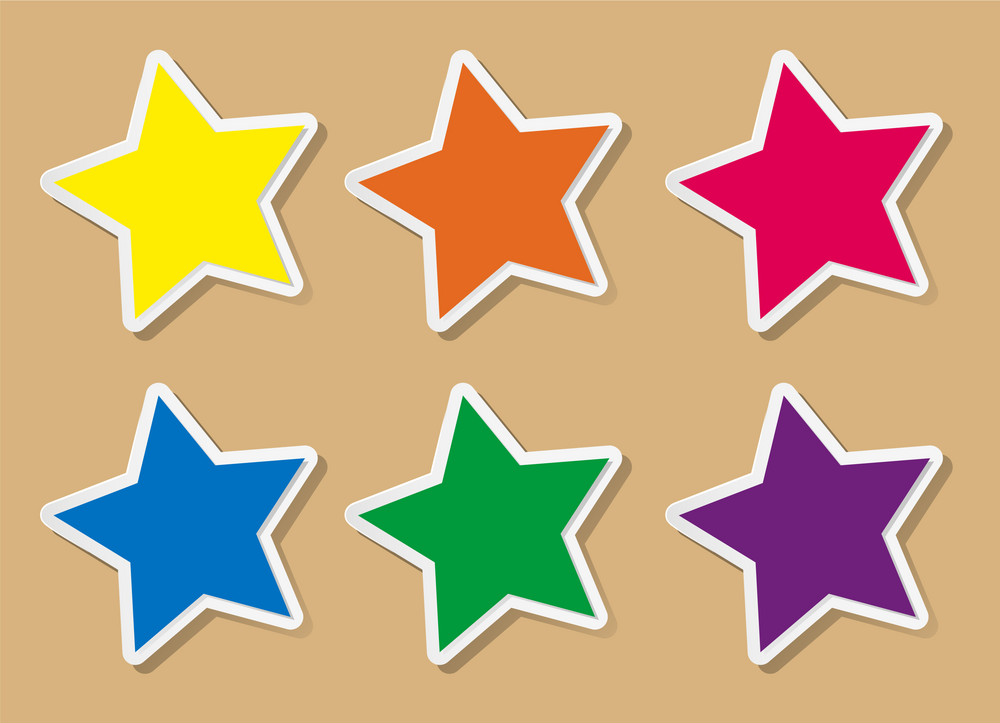
#> input picture src/image.png, 1000 x 723 px, found by its file name
$ python ex1_e.py
#> lines starting #> are read from the running program, lines starting #| are printed output that depends on the picture; after the words box and inside, x2 and y2 are one past the last pixel; in counts of white or black regions, pixels touching at a corner belong together
### src/insert.py
import cv2
def insertID(image,ID):

    # image = cv2.imread(path)


    # font
    font = cv2.FONT_HERSHEY_SIMPLEX

    # org
    org = (5,30)

    # fontScale
    fontScale = 1

    # Blue color in BGR
    color = (255, 0 ,0)

    # Line thickness of 2 px
    thickness = 1

    # Using cv2.putText() method
    image = cv2.putText(image, ID, org, font,
                    fontScale, color, thickness, cv2.LINE_AA)
    return image

### src/ex1_e.py
import cv2
import insert
import numpy as np

imagePath = r"./src/image.png"


def toBinaryImg():
  image = cv2.imread(imagePath)
#> image is the input picture: shape (723, 1000, 3); mean B, G, R 127.2, 167.4, 198.8
  gray = cv2.cvtColor(image, cv2.COLOR_BGR2GRAY)
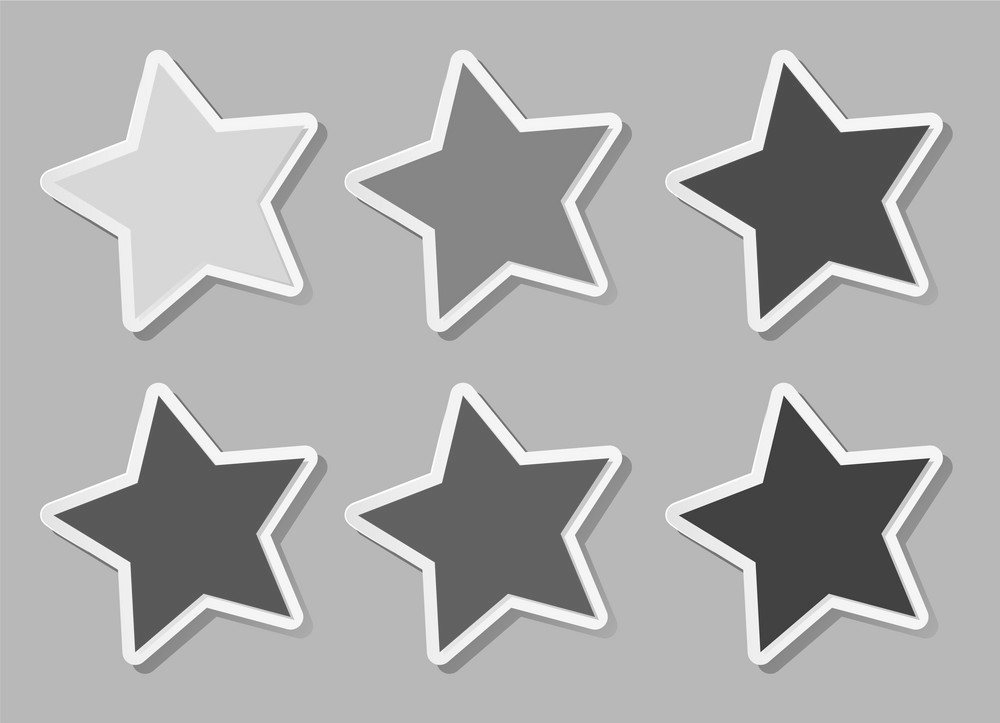
#> gray: shape (723, 1000); min 42, max 255, mean 172.1

  # Nếu chỉ dùng 1 threshold thì sẽ có một ngôi sao không được tô màu nên ta phải dùng nhiều threshold
	# Lấy threshold của ngoi sao bị lỗi
  (thresh, th1) = cv2.threshold(gray, 190, 255, cv2.THRESH_TOZERO_INV)
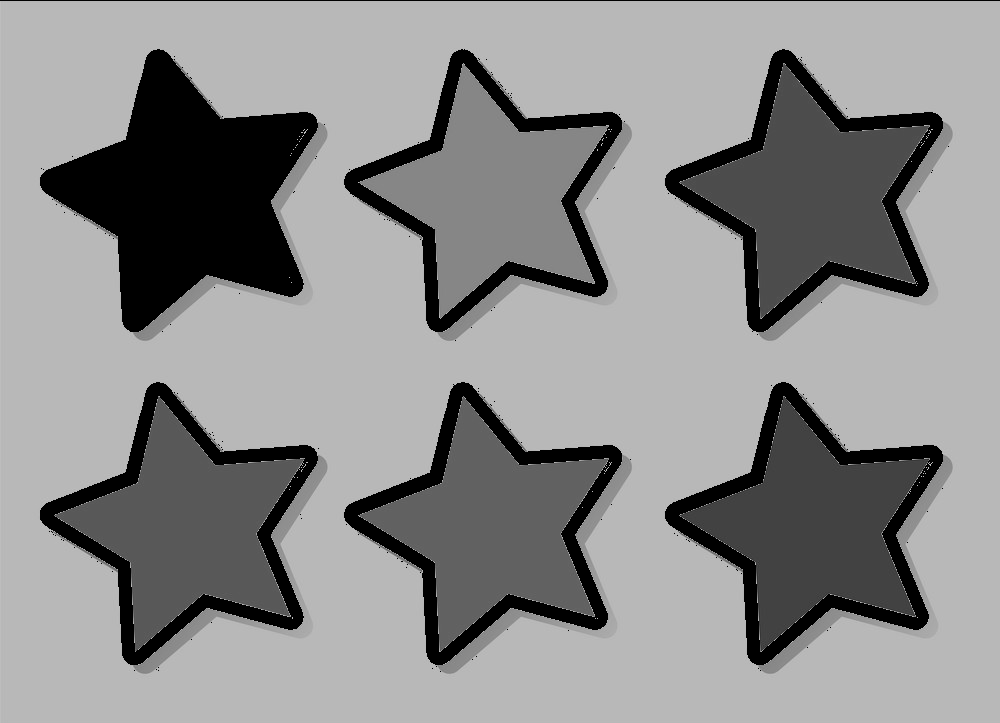
#> th1: shape (723, 1000); min 0, max 190, mean 139.9


  # đảo chiều threshold lại để tô màu các ngôi sao còn lại
  (thresh, th2) = cv2.threshold(th1, 170, 255, cv2.THRESH_BINARY)
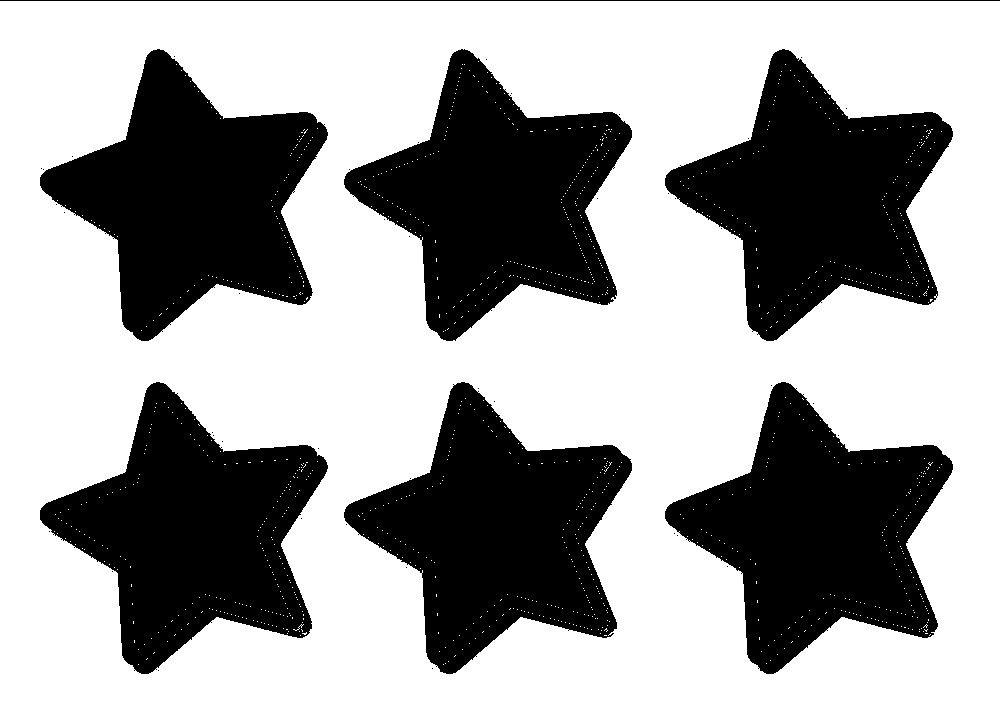
#> th2: shape (723, 1000); 64% white; 50 black regions (43 under 20 px), largest, box (x1, y1, x2, y2) and area: (40, 49, 328, 341) 43304, (665, 382, 953, 674) 43206, (665, 49, 953, 341) 43177
  # cv2.imshow('',th2)

  # Đảo threshold lại để khử nhiễu ở các ngôi sao
  (thresh, th3) = cv2.threshold(th2, 10, 255, cv2.THRESH_BINARY_INV)

  #khử nhiễu
  kernel = np.ones((2,2), np.uint8)
  closing = cv2.morphologyEx(th3, cv2.MORPH_CLOSE, kernel)
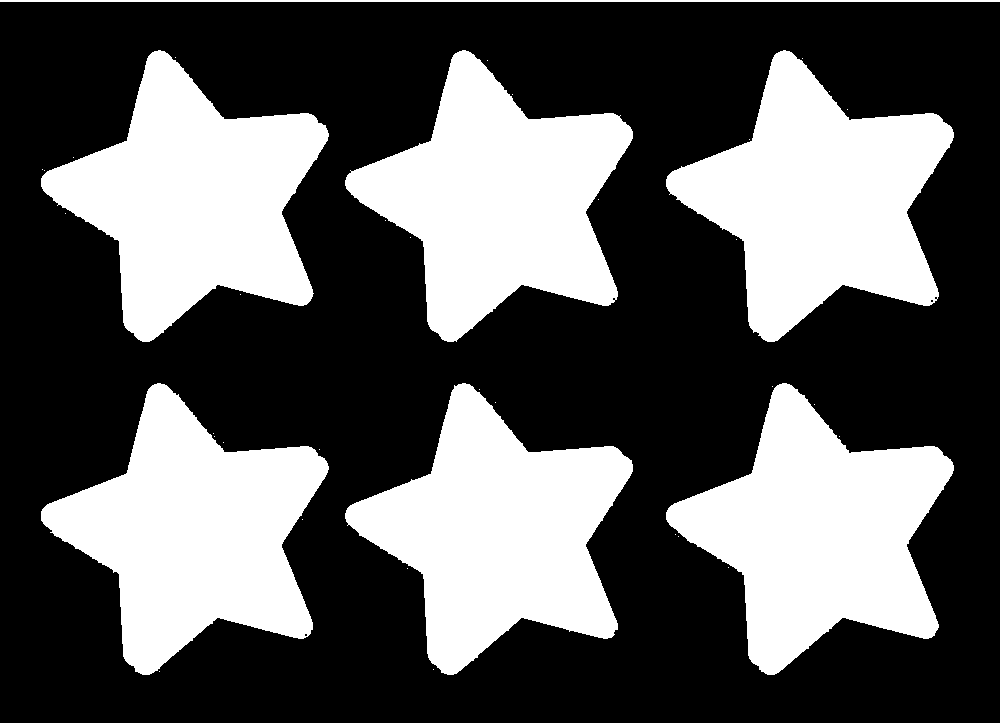
#> closing: shape (723, 1000); 36.4% white; 39 white regions (32 under 20 px), largest, box (x1, y1, x2, y2) and area: (666, 383, 954, 675) 43478, (345, 50, 633, 342) 43475, (41, 50, 329, 342) 43471

  #khi nãy đã đổi chiều để khử nhiễu thì giờ ta sẽ đổi chiều lại để  đúng với đề bài
  (thresh, th4) = cv2.threshold(closing, 10, 255, cv2.THRESH_BINARY_INV)
  # cv2.imshow('',th4)
  return th4

img = toBinaryImg()

insert.insertID(img,"51900640-51900777")
filename = "./output/ex1_e/"+"image"+".png"
cv2.imwrite(filename,img)

cv2.waitKey(0)
